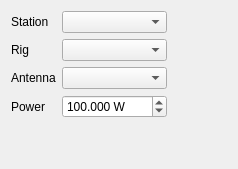
     <widget class="QWidget" name="tab_3">
      <attribute name="title">
       <string>M&amp;y Station</string>
      </attribute>
      <layout class="QHBoxLayout" name="horizontalLayout_3">
       <item>
        <layout class="QGridLayout" name="gridLayout_2">
         <item row="1" column="0">
          <widget class="QLabel" name="rigLabel">
           <property name="text">
            <string>Rig</string>
           </property>
          </widget>
         </item>
         <item row="1" column="1">
          <widget class="QComboBox" name="rigEdit">
           <property name="sizePolicy">
            <sizepolicy hsizetype="Preferred" vsizetype="Fixed">
             <horstretch>0</horstretch>
             <verstretch>0</verstretch>
            </sizepolicy>
           </property>
           <property name="focusPolicy">
            <enum>Qt::ClickFocus</enum>
           </property>
           <property name="sizeAdjustPolicy">
            <enum>QComboBox::AdjustToContents</enum>
           </property>
          </widget>
         </item>
         <item row="3" column="0">
          <widget class="QLabel" name="powerLabel">
           <property name="text">
            <string>Power</string>
           </property>
          </widget>
         </item>
         <item row="3" column="1">
          <widget class="QDoubleSpinBox" name="powerEdit">
           <property name="sizePolicy">
            <sizepolicy hsizetype="Maximum" vsizetype="Fixed">
             <horstretch>0</horstretch>
             <verstretch>0</verstretch>
            </sizepolicy>
           </property>
           <property name="focusPolicy">
            <enum>Qt::ClickFocus</enum>
           </property>
           <property name="suffix">
            <string> W</string>
           </property>
           <property name="decimals">
            <number>3</number>
           </property>
           <property name="maximum">
            <double>1000000.000000000000000</double>
           </property>
           <property name="value">
            <double>100.000000000000000</double>
           </property>
          </widget>
         </item>
         <item row="4" column="1">
          <spacer name="verticalSpacer">
           <property name="orientation">
            <enum>Qt::Vertical</enum>
           </property>
           <property name="sizeHint" stdset="0">
            <size>
             <width>20</width>
             <height>40</height>
            </size>
           </property>
          </spacer>
         </item>
         <item row="2" column="1">
          <widget class="QComboBox" name="antennaEdit">
           <property name="sizePolicy">
            <sizepolicy hsizetype="Preferred" vsizetype="Fixed">
             <horstretch>0</horstretch>
             <verstretch>0</verstretch>
            </sizepolicy>
           </property>
           <property name="focusPolicy">
            <enum>Qt::ClickFocus</enum>
           </property>
           <property name="sizeAdjustPolicy">
            <enum>QComboBox::AdjustToContents</enum>
           </property>
          </widget>
         </item>
         <item row="2" column="0">
          <widget class="QLabel" name="antennaLabel">
           <property name="text">
            <string>Antenna</string>
           </property>
          </widget>
         </item>
         <item row="0" column="0">
          <widget class="QLabel" name="stationProfileLabel">
           <property name="text">
            <string>Station</string>
           </property>
          </widget>
         </item>
         <item row="0" column="1">
          <widget class="QComboBox" name="stationProfileCombo">
           <property name="focusPolicy">
            <enum>Qt::ClickFocus</enum>
           </property>
           <property name="sizeAdjustPolicy">
            <enum>QComboBox::AdjustToContents</enum>
           </property>
          </widget>
         </item>
        </layout>
       </item>
       <item>
        <layout class="QGridLayout" name="gridLayout_4">
         <item row="1" column="0">
          <spacer name="verticalSpacer_2">
           <property name="orientation">
            <enum>Qt::Vertical</enum>
           </property>
           <property name="sizeHint" stdset="0">
            <size>
             <width>20</width>
             <height>40</height>
            </size>
           </property>
          </spacer>
         </item>
        </layout>
       </item>
       <item>
        <spacer name="horizontalSpacer_2">
         <property name="orientation">
          <enum>Qt::Horizontal</enum>
         </property>
         <property name="sizeHint" stdset="0">
          <size>
           <width>40</width>
           <height>20</height>
          </size>
         </property>
        </spacer>
       </item>
      </layout>
     </widget>
